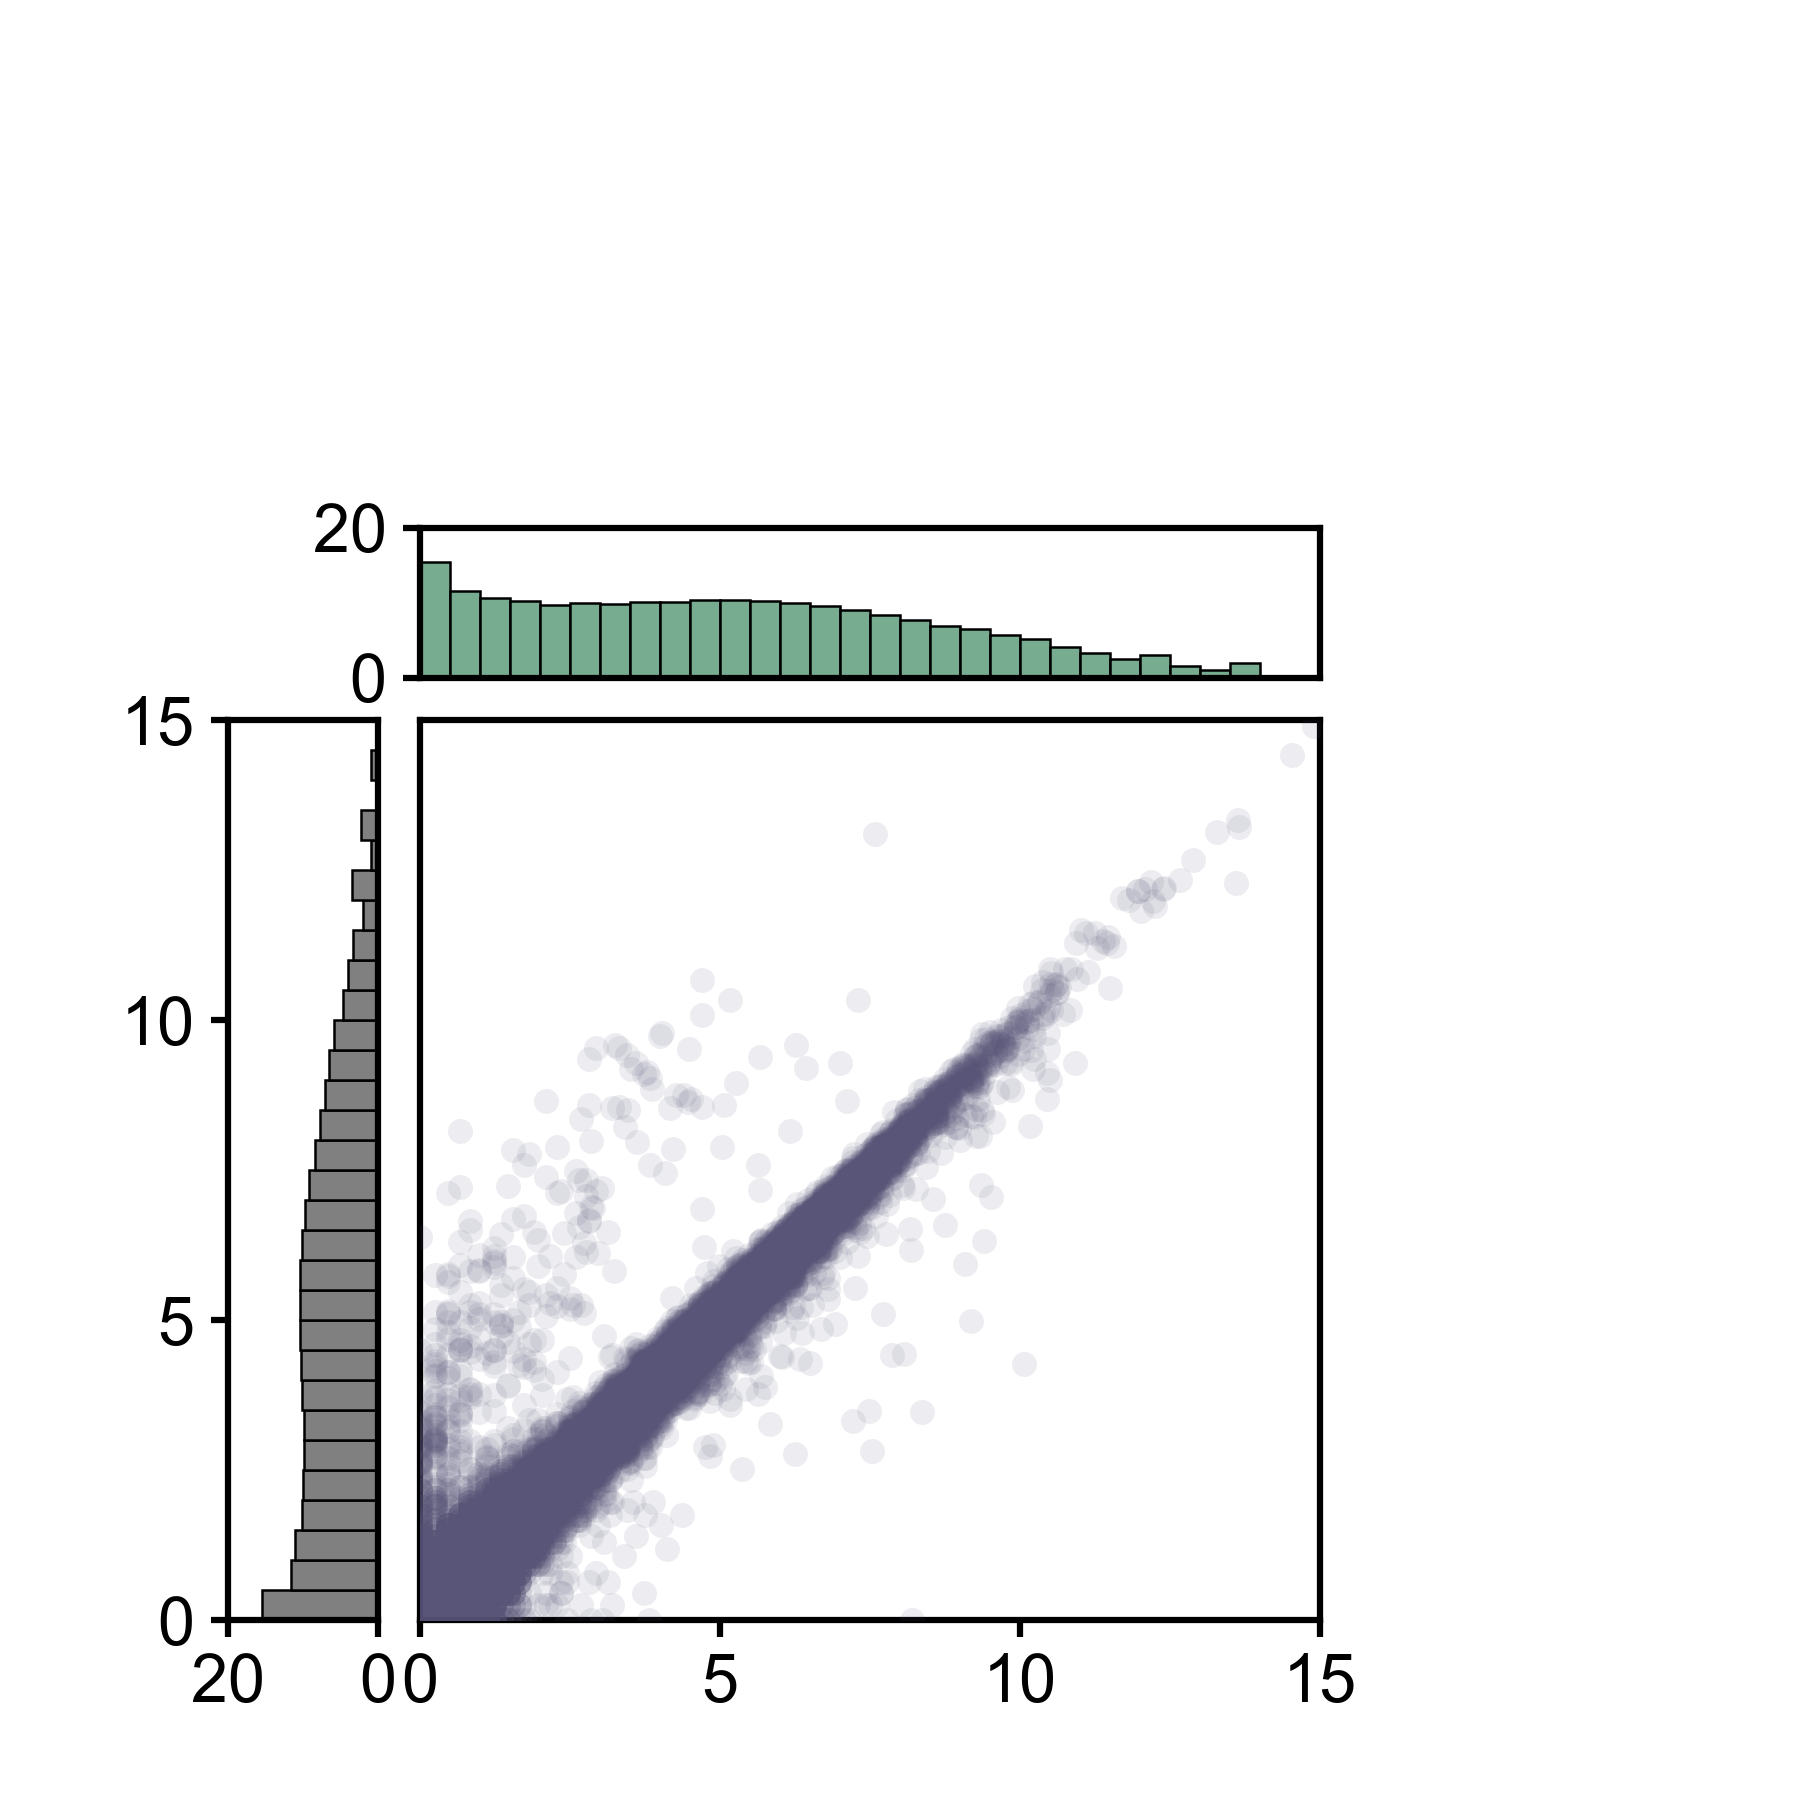

Python code for this plot:
'''
1. Set up your figure at right dimensions.
    Figure size: 3'' wide and 3'' high.

2. Make panels at right size and position.
    Main Panels 1.5'' wide and 1.5'' high.
    Left Panel: 0.25'' wide and 1.5'' high
    Top Panels: 1.5'' wide and 0.25'' high

3. Read the data from the file.
4. Plot (using plot function) the data.
5. Log convert the data.
6. Set xrange and yrange.
7. Make the center plot look like the template.
8. Make the top histogram.
9. Think about how to adjust the histogram code for left histogram.
'''


import matplotlib.pyplot as plt
import matplotlib.patches as mplpatches
import numpy as np
import matplotlib
import argparse
#matplotlib.use('Agg')
parser = argparse.ArgumentParser()
parser.add_argument('--outFile','-o' ,type=str,action='store',help='output file')
parser.add_argument('--inFile', '-i', type=str, action='store', help='input file', default='BME163_Input_Data_1.txt')

args = parser.parse_args()

outFile = args.outFile
inputFile = args.inFile

plt.style.use('BME163')

''' Set up figure (3 x 3) '''

figureWidth = 3
figureHeight = 3

plt.figure(figsize = (figureWidth, figureHeight))

''' Set up 2 histogram panels and 1 scatter plot panel '''

panelLeft1 = 0.7 / figureHeight # Main panel
panelBottom1 = 0.3 / figureWidth

panelLeft2 = 0.38 / figureWidth # Left panel
panelBottom2 = 0.3 / figureWidth

panelLeft3 = 0.7 / figureWidth # Top panel
panelBottom3 = 1.87 / figureHeight

mainPanelWidth = 1.5 / figureWidth
mainPanelHeight = 1.5 / figureHeight

leftHistWidth = 0.25 / figureWidth
leftHistHeight = 1.5 / figureHeight

topHistWidth = 1.5 / figureWidth
topHistHeight = 0.25 / figureHeight

# ax = plt.axes([left, bottom, width, height])
mainPanel = plt.axes([panelLeft1, 
                      panelBottom1, 
                      mainPanelWidth, 
                      mainPanelHeight])
leftPanel = plt.axes([panelLeft2, 
                      panelBottom2, 
                      leftHistWidth, 
                      mainPanelHeight])
topPanel = plt.axes([panelLeft3, 
                     panelBottom3, 
                     mainPanelWidth, 
                     topHistHeight])

''' Read the data from the file '''

# Open text file.
#test = open('BME163_Input_Data_1.txt','w') 

xvalues = []
yvalues = []

for line in open(inputFile): 
    # Read the input file line by line.
    splitLine = line.strip().split('\t')

    xvalues.append(float(splitLine[1]))
    yvalues.append(float(splitLine[2]))

#test.close() # Closes the temporary output file.

''' Log convert '''

xArray = np.array(xvalues)
logxArray = np.log2(xArray + 1)

yArray = np.array(yvalues)
logyArray = np.log2(yArray + 1)

''' Plot scatter in the main panel '''

mainPanel.plot(logxArray, logyArray,
            marker='o',
            markeredgewidth=0,
            markerfacecolor=(88/255,85/255,120/255),
            color=(88/255,85/255,120/255),
            linestyle='None',
            markersize=3,
            zorder=5,
            alpha=0.1
)

''' Plot histogram on the left panel '''

bins = np.arange(0, 15, 0.5)
yHisto, bins = np.histogram(logyArray, bins=bins)

for i in range(len(yHisto)):
    left = 0
    bottom = bins[i]
    width = np.log2(yHisto[i] + 1)
    height = bins[i+1] - bins[i]

    rectangle1 = mplpatches.Rectangle((left,bottom),width,height,
                                facecolor='grey',
                                linewidth=0.3,
                                edgecolor='black',)
    leftPanel.add_patch(rectangle1)

''' Plot histogram on the top panel '''

bins = np.arange(0, 15, 0.5)
xHisto,bins=np.histogram(logxArray, bins=bins)

for i in range(0,len(xHisto),1):
    left = bins[i]
    bottom = 0
    width = bins[i+1] - left
    height = np.log2(xHisto[i] + 1)

    rectangle1=mplpatches.Rectangle((left,bottom),width,height,
                                facecolor=(120/255,172/255,145/255),
                                linewidth=0.3,
                                edgecolor='black',

    )
    topPanel.add_patch(rectangle1)

''' Adjust panel axes '''

mainPanel.set_xlim(0, 15)
mainPanel.set_ylim(0, 15)

mainPanel.set_xticks(range(0, 16, 5))
mainPanel.set_yticks([])

leftPanel.set_xlim(20, 0)
leftPanel.set_ylim(0, 15)

leftPanel.set_xticks([20, 0])
leftPanel.set_yticks(range(0, 16, 5))

topPanel.set_xlim(0, 15)
topPanel.set_ylim(0, 20)

topPanel.set_xticks([])
topPanel.set_yticks([0, 20])

''' Save figure '''

plt.savefig(outFile,dpi=600)
